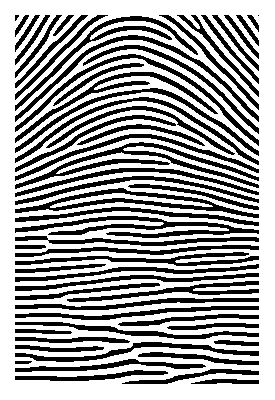
#> input picture datasets/task3/1.tiff, 275 x 400 px; the run also reads 1 picture not shown here
$ jupyter execute origiual.ipynb
#> lines starting #> are read from the running program, lines starting #| are printed output that depends on the picture; after the words box and inside, x2 and y2 are one past the last pixel; in counts of white or black regions, pixels touching at a corner belong together
# **Milestone 2 - Fingerprint Processing**

This section contains tasks that will help you get familiar with the basics of fingerprint processing.

You may add more code and markdown cells as needed

## TASK 1
* Load the Fingerprint Image `datasets\task3\1.tiff`
* Display it using `plt.imshow()`
* Load the Fingerprint Image `datasets\task3\2.tiff`
* Display it using `plt.imshow()`

#### Load the Fingerprint Image `datasets\task3\1.tiff`

#### Display the Fingerprint image

#### Load the Fingerprint Image `datasets\task3\2.tiff`

#### Display the Second Fingerprint image

## TASK 2
* Extract the minutia points from the fingerprint images
* Display the minutia vectors

Hint: Each minutiae vector will have the following format:
> `[x, y, theta, type]` where `type` is `0` for ridge ending and `1` for ridge bifurcation

#### Extract the minutia vectors from the fingerprint images of `TASK 1` as a list of vectors

[cell 1]
## Hint: use any library you can find from anywhere (but mention the source here in the notebook as a comment)
import skimage

#### Display the minutia vectors

## TASK 3
* Display the minutia vectors on the fingerprint images

#### Display the minutia vectors from `TASK 2` on the fingerprint images of `TASK 1`

[cell 2]
import cv2
import numpy as np
import skimage.morphology
from skimage.morphology import convex_hull_image, erosion
from skimage.morphology import square
import math
import matplotlib.pyplot as plt
from PIL import Image
class MinutiaeFeature(object):
    def __init__(self, locX, locY, Orientation, Type):
        self.locX = locX
        self.locY = locY
        self.Orientation = Orientation
        self.Type = Type

class FingerprintFeatureExtractor(object):
    def __init__(self):
        self._mask = []
        self._skel = []
        self.minutiaeTerm = []
        self.minutiaeBif = []
        self._spuriousMinutiaeThresh = 10


    def setSpuriousMinutiaeThresh(self, spuriousMinutiaeThresh):
        self._spuriousMinutiaeThresh = spuriousMinutiaeThresh

    def __skeletonize(self, img):
        img = np.uint8(img > 128)
        self._skel = skimage.morphology.skeletonize(img)
        self._skel = np.uint8(self._skel) * 255
        self._mask = img * 255

    def __computeAngle(self, block, minutiaeType):
        angle = []
        (blkRows, blkCols) = np.shape(block)
        CenterX, CenterY = (blkRows - 1) / 2, (blkCols - 1) / 2
        if (minutiaeType.lower() == 'termination'):
            sumVal = 0
            for i in range(blkRows):
                for j in range(blkCols):
                    if ((i == 0 or i == blkRows - 1 or j == 0 or j == blkCols - 1) and block[i][j] != 0):
                        angle.append(-math.degrees(math.atan2(i - CenterY, j - CenterX)))
                        sumVal += 1
                        if (sumVal > 1):
                            angle.append(float('nan'))
            return (angle)

        elif (minutiaeType.lower() == 'bifurcation'):
            (blkRows, blkCols) = np.shape(block)
            CenterX, CenterY = (blkRows - 1) / 2, (blkCols - 1) / 2
            angle = []
            sumVal = 0
            for i in range(blkRows):
                for j in range(blkCols):
                    if ((i == 0 or i == blkRows - 1 or j == 0 or j == blkCols - 1) and block[i][j] != 0):
                        angle.append(-math.degrees(math.atan2(i - CenterY, j - CenterX)))
                        sumVal += 1
            if (sumVal != 3):
                angle.append(float('nan'))
            return (angle)

    def __getTerminationBifurcation(self):
        self._skel = self._skel == 255
        (rows, cols) = self._skel.shape
        self.minutiaeTerm = np.zeros(self._skel.shape)
        self.minutiaeBif = np.zeros(self._skel.shape)

        for i in range(1, rows - 1):
            for j in range(1, cols - 1):
                if (self._skel[i][j] == 1):
                    block = self._skel[i - 1:i + 2, j - 1:j + 2]
                    block_val = np.sum(block)
                    if (block_val == 2):
                        self.minutiaeTerm[i, j] = 1
                    elif (block_val == 4):
                        self.minutiaeBif[i, j] = 1

        self._mask = convex_hull_image(self._mask > 0)
        self._mask = erosion(self._mask, square(5))  # Structuing element for mask erosion = square(5)
        self.minutiaeTerm = np.uint8(self._mask) * self.minutiaeTerm

    def __removeSpuriousMinutiae(self, minutiaeList, img):
        img = img * 0
        SpuriousMin = []
        numPoints = len(minutiaeList)
        D = np.zeros((numPoints, numPoints))
        for i in range(1,numPoints):
            for j in range(0, i):
                (X1,Y1) = minutiaeList[i]['centroid']
                (X2,Y2) = minutiaeList[j]['centroid']

                dist = np.sqrt((X2-X1)**2 + (Y2-Y1)**2)
                D[i][j] = dist
                if(dist < self._spuriousMinutiaeThresh):
                    SpuriousMin.append(i)
                    SpuriousMin.append(j)

        SpuriousMin = np.unique(SpuriousMin)
        for i in range(0,numPoints):
            if(not i in SpuriousMin):
                (X,Y) = np.int16(minutiaeList[i]['centroid'])
                img[X,Y] = 1

        img = np.uint8(img)
        return(img)

    def __cleanMinutiae(self, img):
        self.minutiaeTerm = skimage.measure.label(self.minutiaeTerm, connectivity=2)
        RP = skimage.measure.regionprops(self.minutiaeTerm)
        self.minutiaeTerm = self.__removeSpuriousMinutiae(RP, np.uint8(img))

    def __performFeatureExtraction(self):
        FeaturesTerm = []
        self.minutiaeTerm = skimage.measure.label(self.minutiaeTerm, connectivity=2)
        RP = skimage.measure.regionprops(np.uint8(self.minutiaeTerm))

        WindowSize = 2  # --> For Termination, the block size must can be 3x3, or 5x5. Hence the window selected is 1 or 2
        FeaturesTerm = []
        for num, i in enumerate(RP):
            (row, col) = np.int16(np.round(i['Centroid']))
            block = self._skel[row - WindowSize:row + WindowSize + 1, col - WindowSize:col + WindowSize + 1]
            angle = self.__computeAngle(block, 'Termination')
            if(len(angle) == 1):
                FeaturesTerm.append(MinutiaeFeature(row, col, angle, 'Termination'))

        FeaturesBif = []
        self.minutiaeBif = skimage.measure.label(self.minutiaeBif, connectivity=2)
        RP = skimage.measure.regionprops(np.uint8(self.minutiaeBif))
        WindowSize = 1  # --> For Bifurcation, the block size must be 3x3. Hence the window selected is 1
        for i in RP:
            (row, col) = np.int16(np.round(i['Centroid']))
            block = self._skel[row - WindowSize:row + WindowSize + 1, col - WindowSize:col + WindowSize + 1]
            angle = self.__computeAngle(block, 'Bifurcation')
            if(len(angle) == 3):
                FeaturesBif.append(MinutiaeFeature(row, col, angle, 'Bifurcation'))


        return (FeaturesTerm, FeaturesBif)

    def extractMinutiaeFeatures(self, img):
        self.__skeletonize(img)

        self.__getTerminationBifurcation()

        self.__cleanMinutiae(img)

        FeaturesTerm, FeaturesBif = self.__performFeatureExtraction()

        return(FeaturesTerm, FeaturesBif)

    def showResults(self, FeaturesTerm, FeaturesBif):

        img = Image.open('./datasets/task3/2.tiff')

        img_arr = np.array(img)
        (rows, cols) = img_arr.shape
        DispImg = np.zeros((rows, cols, 3), np.uint8)
        DispImg2 = np.zeros((rows, cols, 3), np.uint8)

        DispImg[:, :, 0] = 255 * self._skel
        DispImg[:, :, 1] = 255 * self._skel
        DispImg[:, :, 2] = 255 * self._skel

        DispImg2[:, :, 0] = img_arr
        DispImg2[:, :, 1] = img_arr
        DispImg2[:, :, 2] = img_arr
        cv2.imwrite('skl.png', DispImg)

        cv2.imwrite('org.png', DispImg2)
        for idx, curr_minutiae in enumerate(FeaturesTerm):
            row, col = curr_minutiae.locX, curr_minutiae.locY
            (rr, cc) = skimage.draw.circle_perimeter(row, col, 3)
            skimage.draw.set_color(DispImg, (rr, cc), (255, 0, 0))
            skimage.draw.set_color(DispImg2, (rr, cc), (255, 0, 0))

        for idx, curr_minutiae in enumerate(FeaturesBif):
            row, col = curr_minutiae.locX, curr_minutiae.locY
            (rr, cc) = skimage.draw.rectangle_perimeter((row - 2, col - 2),  end=(row + 2, col + 2))
            skimage.draw.set_color(DispImg, (rr, cc), (0, 0, 255))
            skimage.draw.set_color(DispImg2, (rr, cc), (0, 0, 255))


        cv2.imwrite('result3.png', DispImg)
        cv2.imwrite('result4.png', DispImg2)

    def saveResult(self, FeaturesTerm, FeaturesBif):
        img = Image.open('./datasets/task3/1.tiff')

        img_arr = np.array(img)
        (rows, cols) = img_arr.shape
        DispImg = np.zeros((rows, cols, 3), np.uint8)
        DispImg2 = np.zeros((rows, cols, 3), np.uint8)

        DispImg[:, :, 0] = 255 * self._skel
        DispImg[:, :, 1] = 255 * self._skel
        DispImg[:, :, 2] = 255 * self._skel

        DispImg2[:, :, 0] = img_arr
        DispImg2[:, :, 1] = img_arr
        DispImg2[:, :, 2] = img_arr
        cv2.imwrite('skl.png', DispImg)

        cv2.imwrite('org.png', DispImg2)
        for idx, curr_minutiae in enumerate(FeaturesTerm):
            row, col = curr_minutiae.locX, curr_minutiae.locY
            (rr, cc) = skimage.draw.circle_perimeter(row, col, 3)
            skimage.draw.set_color(DispImg, (rr, cc), (255, 0, 0))
            skimage.draw.set_color(DispImg2, (rr, cc), (255, 0, 0))

        for idx, curr_minutiae in enumerate(FeaturesBif):
            row, col = curr_minutiae.locX, curr_minutiae.locY
            (rr, cc) = skimage.draw.rectangle_perimeter((row - 2, col - 2),  end=(row + 2, col + 2))
            skimage.draw.set_color(DispImg, (rr, cc), (0, 0, 255))
            skimage.draw.set_color(DispImg2, (rr, cc), (0, 0, 255))


        cv2.imwrite('result.png', DispImg)
        cv2.imwrite('result2.png', DispImg2)


def extract_minutiae_features(img, spuriousMinutiaeThresh=10, invertImage=False, showResult=False, saveResult=False):
    feature_extractor = FingerprintFeatureExtractor()
    feature_extractor.setSpuriousMinutiaeThresh(spuriousMinutiaeThresh)
    if (invertImage):
        img = 255 - img

    FeaturesTerm, FeaturesBif = feature_extractor.extractMinutiaeFeatures(img)

    if (saveResult):
        feature_extractor.saveResult(FeaturesTerm, FeaturesBif)

    if(showResult):
        feature_extractor.showResults(FeaturesTerm, FeaturesBif)

    return(FeaturesTerm, FeaturesBif)

[cell 3]
img = cv2.imread('./datasets/task3/1.tiff', 0)				# read the input image --> You can enhance the fingerprint image using the "fingerprint_enhancer" library
#> img: shape (400, 275); 62.1% white; 60 black regions (2 under 20 px), largest, box (x1, y1, x2, y2) and area: (15, 142, 259, 189) 2090, (15, 216, 259, 238) 1947, (15, 188, 259, 218) 1688
FeaturesTerminations, FeaturesBifurcations = extract_minutiae_features(img, spuriousMinutiaeThresh=10, invertImage=True, showResult=False, saveResult=True)
#> in __getTerminationBifurcation, `self._mask = erosion(self._mask, square(5))`:
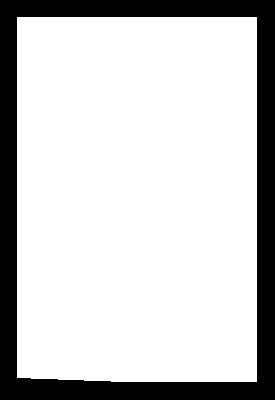
#> self._mask: shape (400, 275) bool; 79.4% white; 1 black region, box (x1, y1, x2, y2) and area: (0, 0, 275, 400) 22616
#> in __cleanMinutiae, `RP = skimage.measure.regionprops(self.minutiaeTerm)`: RP = 56 regions; largest, box (x1, y1, x2, y2) and area: (55, 33, 56, 34) 1, (170, 38, 171, 39) 1, (196, 53, 197, 54) 1, (83, 64, 84, 65) 1, (143, 64, 144, 65) 1
#> in __removeSpuriousMinutiae, `numPoints = len(minutiaeList)`: numPoints = 56
#> after the loop in __removeSpuriousMinutiae, `for i in range(1,numPoints):`:
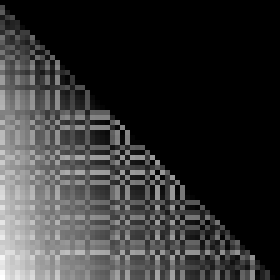
#> D: shape (56, 56) float64 (shown 5 times larger); min 0, max 401.9, mean 80.1; drawn with min black and max white
#> after the loop in __removeSpuriousMinutiae, `for i in range(1,numPoints):`: SpuriousMin = 34 values, max 55 at index 32, min 13 at index 1, mean 31.53
#> in __removeSpuriousMinutiae, `SpuriousMin = np.unique(SpuriousMin)`: SpuriousMin = 23 values from 13 to 55
#> the loop in __removeSpuriousMinutiae, `for i in range(0,numPoints):` made 56 passes
#> (X, Y) on passes 1 to 8: (33, 55), (38, 170), (53, 196), (64, 83), (64, 143), (83, 149), (104, 54), (113, 217)
#> in __performFeatureExtraction, `RP = skimage.measure.regionprops(np.uint8(self.minutiaeTerm))`: RP = 33 regions; largest, box (x1, y1, x2, y2) and area: (55, 33, 56, 34) 1, (170, 38, 171, 39) 1, (196, 53, 197, 54) 1, (83, 64, 84, 65) 1, (143, 64, 144, 65) 1
#> the loop in __performFeatureExtraction, `for num, i in enumerate(RP):` made 33 passes
#> (row, col) on passes 1 to 8: (33, 55), (38, 170), (53, 196), (64, 83), (64, 143), (83, 149), (104, 54), (113, 217)
#> after the loop in __performFeatureExtraction, `for num, i in enumerate(RP):`: FeaturesTerm = 33 items
#> in __performFeatureExtraction, `RP = skimage.measure.regionprops(np.uint8(self.minutiaeBif))`: RP = 11 regions; largest, box (x1, y1, x2, y2) and area: (200, 29, 202, 31) 3, (86, 40, 89, 41) 3, (90, 89, 92, 91) 3, (120, 149, 122, 151) 3, (53, 172, 55, 174) 3
#> the loop in __performFeatureExtraction, `for i in RP:` made 11 passes
#> (row, col) on passes 1 to 8: (30, 201), (40, 87), (90, 91), (150, 121), (173, 54), (206, 47), (208, 215), (224, 165)
#> after the loop in __performFeatureExtraction, `for i in RP:`: FeaturesBif = 11 items
#> in extractMinutiaeFeatures, `FeaturesTerm, FeaturesBif = self.__performFeatureExtraction()`: FeaturesTerm = 33 items; FeaturesBif = 11 items
#> in extract_minutiae_features, `FeaturesTerm, FeaturesBif = feature_extractor.extractMinutiaeFeatures(..`: FeaturesTerm = 33 items; FeaturesBif = 11 items
#> in saveResult, `DispImg2[:, :, 1] = img_arr`:
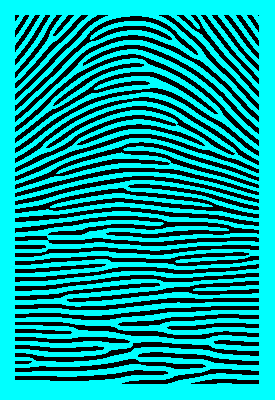
#> DispImg2: shape (400, 275, 3); mean of channels 0, 1, 2 158.4, 158.4, 0; drawn as B, G, R
#> in saveResult, DispImg2 is the input picture: shape (400, 275, 3); 62.1% white; 60 black regions (2 under 20 px), largest, box (x1, y1, x2, y2) and area: (15, 142, 259, 189) 2090, (15, 216, 259, 238) 1947, (15, 188, 259, 218) 1688
#> the loop in saveResult, `for idx, curr_minutiae in enumerate(FeaturesTerm):` made 33 passes
#> after the loop in saveResult, `for idx, curr_minutiae in enumerate(FeaturesTerm):`:
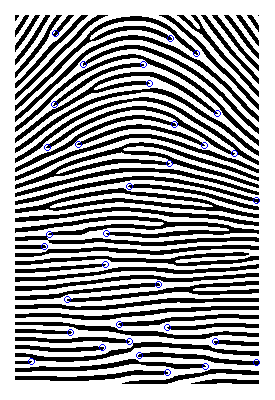
#> DispImg2: shape (400, 275, 3); 0.48% of pixels changed, all inside (x1, y1, x2, y2) = (28, 30, 260, 376); drawn as B, G, R
#> the loop in saveResult, `for idx, curr_minutiae in enumerate(FeaturesBif):` made 11 passes
#> after the loop in saveResult, `for idx, curr_minutiae in enumerate(FeaturesBif):`:
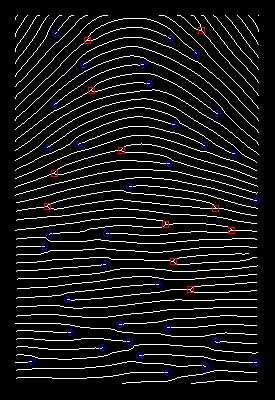
#> DispImg: shape (400, 275, 3); mean of channels 0, 1, 2 23.2, 21.9, 22.5; drawn as B, G, R
#> after the loop in saveResult, `for idx, curr_minutiae in enumerate(FeaturesBif):`:
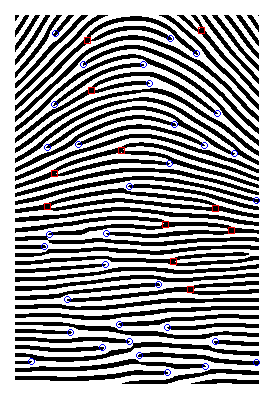
#> DispImg2: shape (400, 275, 3); 0.24% of pixels changed, all inside (x1, y1, x2, y2) = (44, 27, 235, 293); drawn as B, G, R

[cell 4]
## Hint: use matplotlib and stacked images to show the results
## Use red circle for ridge ending and blue square for ridge bifurcation


import matplotlib.pyplot as plt
import cv2

# [10 lines of commented-out code are left out]
img1 = plt.imread('result.png')
img2 = plt.imread('result2.png')

# Create a figure with two subplots side by side
fig, axs = plt.subplots(1, 2, figsize=(15, 15))

# Plot the first image in the left subplot
axs[0].imshow(img1)
axs[0].set_title('Image 1')


axs[1].imshow(img2)
axs[1].set_title('Image 2')

# Show the figure
plt.show()

[cell 5]
import matplotlib.pyplot as plt
import cv2

# [10 lines of commented-out code are left out]
img1 = plt.imread('result2.png')
img2 = plt.imread('./datasets/task3/ground_truths/1_gt.tiff')
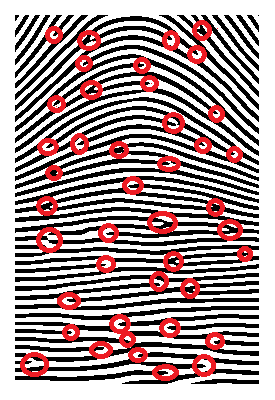
#> input picture datasets/task3/ground_truths/1_gt.tiff, 275 x 400 px
#> img2 is the input picture: shape (400, 275, 4); mean R, G, B, A 167, 148.1, 148.8, 255

# Create a figure with two subplots side by side
fig, axs = plt.subplots(1, 2, figsize=(15, 15))

# Plot the first image in the left subplot
axs[0].imshow(img1)
axs[0].set_title('Image 1')


axs[1].imshow(img2)
axs[1].set_title('Image 2')

# Show the figure
plt.show()

[cell 6]
i=0
j=0
for obj in FeaturesTerminations:
    i=i+1
#> this loop made 33 passes
    #print(obj.locX, obj.locY, obj.Orientation, obj.Type)


for obj in FeaturesBifurcations:
    j=j+1
#> this loop made 11 passes
    #print(obj.locX, obj.locY, obj.Orientation, obj.Type)
print(i)
#| 33
print(j)
#| 11
print(i+j)
#| 44

[cell 7]
img = cv2.imread('./datasets/task3/2.tiff', 0)				# read the input image --> You can enhance the fingerprint image using the "fingerprint_enhancer" library
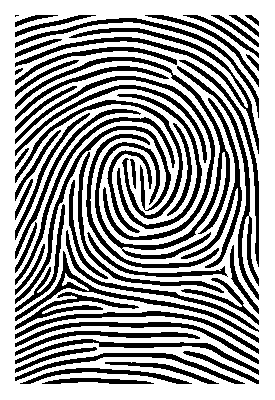
#> input picture datasets/task3/2.tiff, 275 x 400 px
#> img: shape (400, 275); 62.1% white; 57 black regions (1 under 20 px), largest, box (x1, y1, x2, y2) and area: (15, 57, 230, 259) 3492, (15, 28, 259, 154) 2119, (15, 76, 215, 240) 1946
FeaturesTerminations, FeaturesBifurcations = extract_minutiae_features(img, spuriousMinutiaeThresh=10, invertImage=True, showResult=True, saveResult=False)
#> after the loop in __getTerminationBifurcation (call 2), `for i in range(1, rows - 1):`:
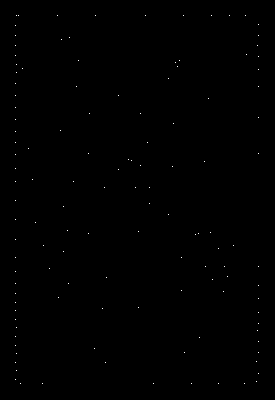
#> self.minutiaeTerm: shape (400, 275) float64; values 0 (black) and 1 (white), 0.12% white in thin lines or dots, all inside (x1, y1, x2, y2) = (15, 15, 259, 384)
#> the loop in __performFeatureExtraction (call 2), `for num, i in enumerate(RP):` made 54 passes
#> the loop in __performFeatureExtraction (call 2), `for i in RP:` made 14 passes
#> in showResults, `DispImg[:, :, 0] = 255 * self._skel`:
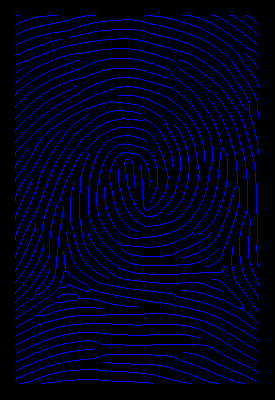
#> DispImg: shape (400, 275, 3); mean of channels 0, 1, 2 21.8, 0, 0; drawn as B, G, R
#> the loop in showResults, `for idx, curr_minutiae in enumerate(FeaturesTerm):` made 52 passes
#> the loop in showResults, `for idx, curr_minutiae in enumerate(FeaturesBif):` made 14 passes

[cell 8]
## Hint: use matplotlib and stacked images to show the results
## Use red circle for ridge ending and blue square for ridge bifurcation


import matplotlib.pyplot as plt
import cv2

# [10 lines of commented-out code are left out]
img1 = plt.imread('result3.png')
img2 = plt.imread('result4.png')

# Create a figure with two subplots side by side
fig, axs = plt.subplots(1, 2, figsize=(15, 15))

# Plot the first image in the left subplot
axs[0].imshow(img1)
axs[0].set_title('Image 1')


axs[1].imshow(img2)
axs[1].set_title('Image 2')

# Show the figure
plt.show()

[cell 9]
import matplotlib.pyplot as plt
import cv2

# [10 lines of commented-out code are left out]
img1 = plt.imread('result4.png')
img2 = plt.imread('./datasets/task3/ground_truths/2_gt.tiff')

# Create a figure with two subplots side by side
fig, axs = plt.subplots(1, 2, figsize=(15, 15))

# Plot the first image in the left subplot
axs[0].imshow(img1)
axs[0].set_title('Image 1')


axs[1].imshow(img2)
axs[1].set_title('Image 2')

# Show the figure
plt.show()

[cell 10]
i=0
j=0
for obj in FeaturesTerminations:
    i=i+1
#> this loop made 52 passes
    #print(obj.locX, obj.locY, obj.Orientation, obj.Type)


for obj in FeaturesBifurcations:
    j=j+1
#> this loop made 14 passes
    #print(obj.locX, obj.locY, obj.Orientation, obj.Type)
print(i)
#| 52
print(j)
#| 14
print(i+j)
#| 66

[cell 11]
for obj in FeaturesTerminations:
    print(obj.locX, obj.locY, obj.Orientation, int(obj.Type == 'Bifurcation'))


for obj in FeaturesBifurcations:
    print(obj.locX, obj.locY, obj.Orientation, int(obj.Type == 'Bifurcation'))

[cell 12]
import matplotlib.pyplot as plt
import numpy as np
from PIL import Image
import matplotlib.pyplot as plt

# Load the fingerprint image
img = Image.open('./datasets/task3/1.tiff')
img_arr = np.array(img)
print(img_arr.shape)
#| (400, 275)
# img_arr = 255 - img_arr

# Display the fingerprint image
fig, ax = plt.subplots(figsize=(10,10))
ax.imshow(img_arr, cmap='gray')
# Loop through the minutiae and plot them on the image
for i, term in enumerate(FeaturesTerminations):
    x, y, direction, minutia_type = term.locX, term.locY, term.Orientation, term.Type
    marker = 'o'
    color = 'r'
    ax.plot(y, x, marker=marker, color=color)
# iterate over the bifurcations and draw them on the image
for i, bif in enumerate(FeaturesBifurcations):
    x, y, direction, minutia_type = bif.locX, bif.locY,  bif.Orientation, bif.Type
    marker = 's'
    color = 'b'
    # Plot the marker on the image
    ax.plot(y, x, marker=marker, color=color)

# Show the image with minutiae
plt.show()
